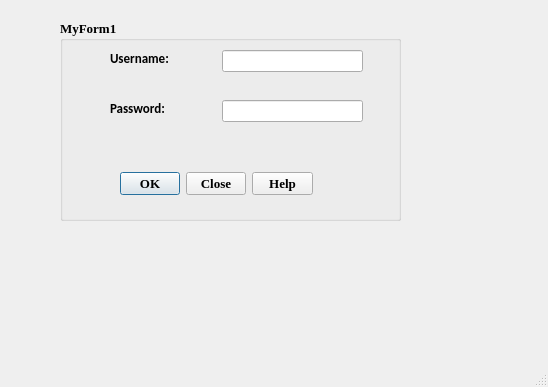
<?xml version="1.0" encoding="UTF-8"?>
<ui version="4.0">
 <class>MainWindow</class>
 <widget class="QMainWindow" name="MainWindow">
  <property name="geometry">
   <rect>
    <x>0</x>
    <y>0</y>
    <width>548</width>
    <height>387</height>
   </rect>
  </property>
  <property name="windowTitle">
   <string>MainWindow</string>
  </property>
  <widget class="QWidget" name="centralwidget">
   <widget class="QGroupBox" name="groupBox">
    <property name="geometry">
     <rect>
      <x>60</x>
      <y>20</y>
      <width>341</width>
      <height>201</height>
     </rect>
    </property>
    <property name="font">
     <font>
      <family>Times New Roman</family>
      <pointsize>10</pointsize>
      <weight>75</weight>
      <bold>true</bold>
     </font>
    </property>
    <property name="title">
     <string>MyForm1</string>
    </property>
    <widget class="QDialogButtonBox" name="buttonBox">
     <property name="geometry">
      <rect>
       <x>60</x>
       <y>150</y>
       <width>193</width>
       <height>28</height>
      </rect>
     </property>
     <property name="standardButtons">
      <set>QDialogButtonBox::Close|QDialogButtonBox::Help|QDialogButtonBox::Ok</set>
     </property>
    </widget>
    <widget class="QLabel" name="lbl_username">
     <property name="geometry">
      <rect>
       <x>50</x>
       <y>30</y>
       <width>101</width>
       <height>16</height>
      </rect>
     </property>
     <property name="font">
      <font>
       <family>Calibri</family>
       <pointsize>10</pointsize>
       <weight>75</weight>
       <bold>true</bold>
      </font>
     </property>
     <property name="text">
      <string>Username:</string>
     </property>
    </widget>
    <widget class="QLabel" name="lbl_password">
     <property name="geometry">
      <rect>
       <x>50</x>
       <y>80</y>
       <width>101</width>
       <height>16</height>
      </rect>
     </property>
     <property name="font">
      <font>
       <family>Calibri</family>
       <pointsize>10</pointsize>
       <weight>75</weight>
       <bold>true</bold>
      </font>
     </property>
     <property name="text">
      <string>Password:</string>
     </property>
    </widget>
    <widget class="QLineEdit" name="lineEdit">
     <property name="geometry">
      <rect>
       <x>162</x>
       <y>30</y>
       <width>141</width>
       <height>22</height>
      </rect>
     </property>
    </widget>
    <widget class="QLineEdit" name="lineEdit_2">
     <property name="geometry">
      <rect>
       <x>162</x>
       <y>80</y>
       <width>141</width>
       <height>22</height>
      </rect>
     </property>
     <property name="echoMode">
      <enum>QLineEdit::Password</enum>
     </property>
    </widget>
   </widget>
   <widget class="QLabel" name="lbl_display">
    <property name="geometry">
     <rect>
      <x>100</x>
      <y>240</y>
      <width>301</width>
      <height>61</height>
     </rect>
    </property>
    <property name="font">
     <font>
      <family>Calibri</family>
      <pointsize>10</pointsize>
      <weight>75</weight>
      <bold>true</bold>
     </font>
    </property>
    <property name="text">
     <string/>
    </property>
    <property name="wordWrap">
     <bool>true</bool>
    </property>
   </widget>
  </widget>
  <widget class="QStatusBar" name="statusbar"/>
 </widget>
 <resources/>
 <connections/>
</ui>
